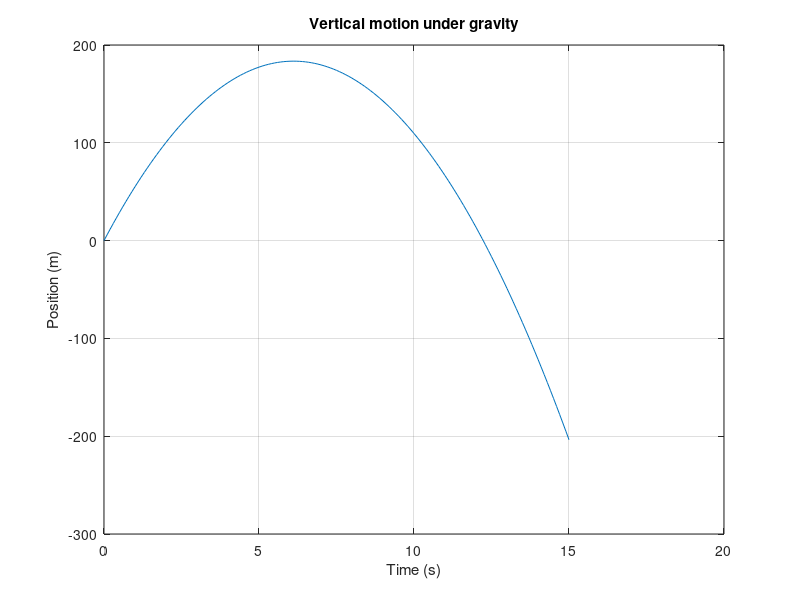

Write MATLAB code to recreate this figure.
g=9.81; % acceleration of gravity
u_o=60; % initial velocity
t=0:0.1:15; % discrete time span
s=u_o*t-(g/2)*t.^2; % compute position values
plot(t,s)
title('Vertical motion under gravity');
xlabel('Time (s)');
ylabel('Position (m)');
grid on;
disp([t' s']) % display time and position values